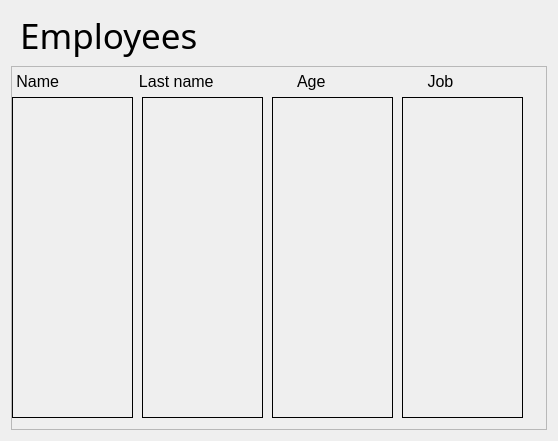
<?xml version="1.0" encoding="UTF-8"?>
<ui version="4.0">
 <class>showing_employee</class>
 <widget class="QDialog" name="showing_employee">
  <property name="geometry">
   <rect>
    <x>0</x>
    <y>0</y>
    <width>558</width>
    <height>441</height>
   </rect>
  </property>
  <property name="windowTitle">
   <string>Showing employee</string>
  </property>
  <property name="windowIcon">
   <iconset>
    <normaloff>icon.gif</normaloff>icon.gif</iconset>
  </property>
  <property name="sizeGripEnabled">
   <bool>false</bool>
  </property>
  <layout class="QVBoxLayout" name="verticalLayout">
   <property name="sizeConstraint">
    <enum>QLayout::SetDefaultConstraint</enum>
   </property>
   <item>
    <widget class="QLabel" name="label">
     <property name="font">
      <font>
       <family>Snap ITC</family>
       <pointsize>26</pointsize>
      </font>
     </property>
     <property name="text">
      <string> Employees</string>
     </property>
    </widget>
   </item>
   <item>
    <widget class="QScrollArea" name="scrollArea">
     <property name="focusPolicy">
      <enum>Qt::StrongFocus</enum>
     </property>
     <property name="verticalScrollBarPolicy">
      <enum>Qt::ScrollBarAsNeeded</enum>
     </property>
     <property name="sizeAdjustPolicy">
      <enum>QAbstractScrollArea::AdjustToContents</enum>
     </property>
     <property name="widgetResizable">
      <bool>true</bool>
     </property>
     <widget class="QWidget" name="scrollAreaWidgetContents">
      <property name="geometry">
       <rect>
        <x>0</x>
        <y>0</y>
        <width>538</width>
        <height>370</height>
       </rect>
      </property>
      <widget class="QLabel" name="banner">
       <property name="geometry">
        <rect>
         <x>0</x>
         <y>5</y>
         <width>526</width>
         <height>19</height>
        </rect>
       </property>
       <property name="font">
        <font>
         <pointsize>12</pointsize>
        </font>
       </property>
       <property name="text">
        <string> Name                  Last name                   Age                       Job           </string>
       </property>
      </widget>
      <widget class="QLabel" name="last_name">
       <property name="geometry">
        <rect>
         <x>130</x>
         <y>30</y>
         <width>121</width>
         <height>321</height>
        </rect>
       </property>
       <property name="font">
        <font>
         <family>Papyrus</family>
         <pointsize>14</pointsize>
        </font>
       </property>
       <property name="focusPolicy">
        <enum>Qt::NoFocus</enum>
       </property>
       <property name="layoutDirection">
        <enum>Qt::LeftToRight</enum>
       </property>
       <property name="frameShape">
        <enum>QFrame::Box</enum>
       </property>
       <property name="text">
        <string/>
       </property>
       <property name="scaledContents">
        <bool>true</bool>
       </property>
       <property name="alignment">
        <set>Qt::AlignLeading|Qt::AlignLeft|Qt::AlignTop</set>
       </property>
       <property name="wordWrap">
        <bool>true</bool>
       </property>
      </widget>
      <widget class="QLabel" name="age">
       <property name="geometry">
        <rect>
         <x>260</x>
         <y>30</y>
         <width>121</width>
         <height>321</height>
        </rect>
       </property>
       <property name="font">
        <font>
         <family>Papyrus</family>
         <pointsize>14</pointsize>
        </font>
       </property>
       <property name="focusPolicy">
        <enum>Qt::NoFocus</enum>
       </property>
       <property name="layoutDirection">
        <enum>Qt::LeftToRight</enum>
       </property>
       <property name="frameShape">
        <enum>QFrame::Box</enum>
       </property>
       <property name="text">
        <string/>
       </property>
       <property name="scaledContents">
        <bool>true</bool>
       </property>
       <property name="alignment">
        <set>Qt::AlignRight|Qt::AlignTop|Qt::AlignTrailing</set>
       </property>
       <property name="wordWrap">
        <bool>true</bool>
       </property>
      </widget>
      <widget class="QLabel" name="name">
       <property name="geometry">
        <rect>
         <x>0</x>
         <y>30</y>
         <width>121</width>
         <height>321</height>
        </rect>
       </property>
       <property name="font">
        <font>
         <family>Papyrus</family>
         <pointsize>14</pointsize>
        </font>
       </property>
       <property name="focusPolicy">
        <enum>Qt::NoFocus</enum>
       </property>
       <property name="layoutDirection">
        <enum>Qt::LeftToRight</enum>
       </property>
       <property name="frameShape">
        <enum>QFrame::Box</enum>
       </property>
       <property name="text">
        <string/>
       </property>
       <property name="scaledContents">
        <bool>true</bool>
       </property>
       <property name="alignment">
        <set>Qt::AlignLeading|Qt::AlignLeft|Qt::AlignTop</set>
       </property>
       <property name="wordWrap">
        <bool>true</bool>
       </property>
      </widget>
      <widget class="QLabel" name="job">
       <property name="geometry">
        <rect>
         <x>390</x>
         <y>30</y>
         <width>121</width>
         <height>321</height>
        </rect>
       </property>
       <property name="font">
        <font>
         <family>Papyrus</family>
         <pointsize>14</pointsize>
        </font>
       </property>
       <property name="focusPolicy">
        <enum>Qt::NoFocus</enum>
       </property>
       <property name="layoutDirection">
        <enum>Qt::LeftToRight</enum>
       </property>
       <property name="frameShape">
        <enum>QFrame::Box</enum>
       </property>
       <property name="text">
        <string/>
       </property>
       <property name="scaledContents">
        <bool>true</bool>
       </property>
       <property name="alignment">
        <set>Qt::AlignLeading|Qt::AlignLeft|Qt::AlignTop</set>
       </property>
       <property name="wordWrap">
        <bool>true</bool>
       </property>
      </widget>
     </widget>
    </widget>
   </item>
  </layout>
 </widget>
 <tabstops>
  <tabstop>scrollArea</tabstop>
 </tabstops>
 <resources/>
 <connections/>
</ui>
